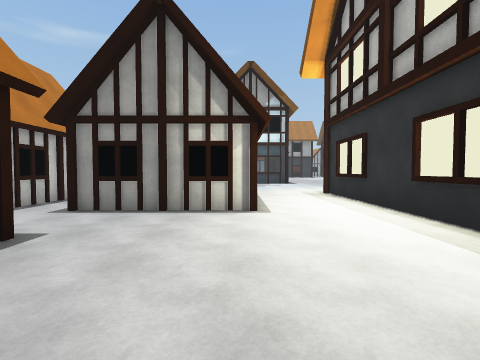
[1] (above)

18 first-person views from a walk through a Unity game level. The camera is 1.5 m above the floor, tilts 2° down and sees 85° across. The floor is counted in squares, 2 m on a side. Each view is taken from the middle of a square. On the plan, view 1 faces up. The plan holds only what a view shows up to about 9 squares ahead; the rest is blank. The place goes on beyond the plan. The player character is not drawn. Surface patterns are stand-ins for the level's own textures.

[2]
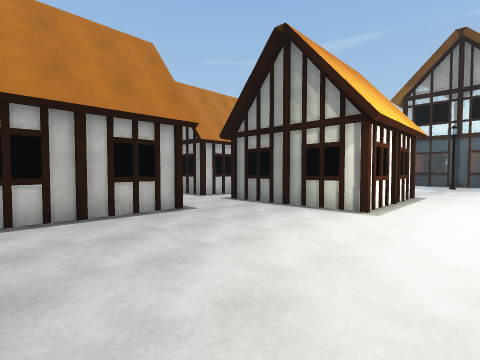

[3]
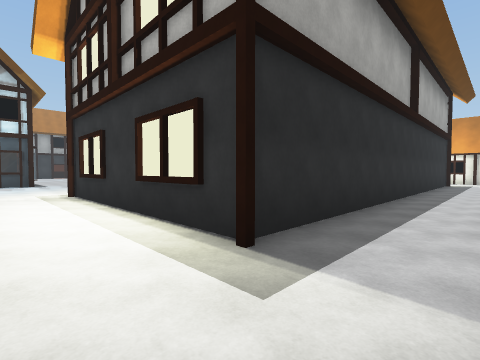

[4]
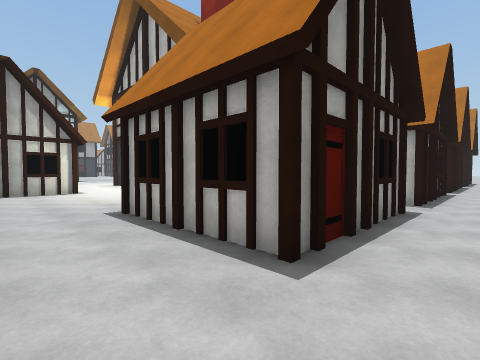

[5]
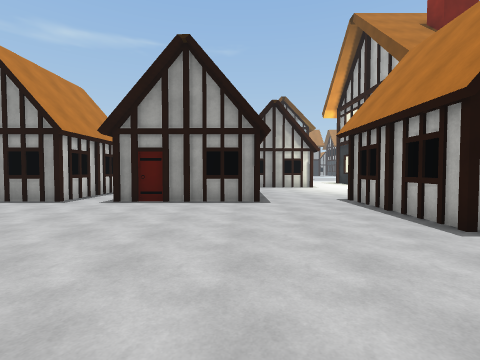

[6]
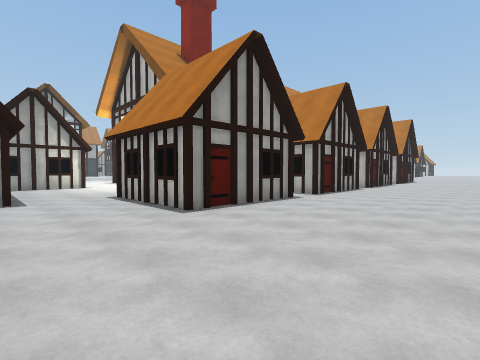

[7]
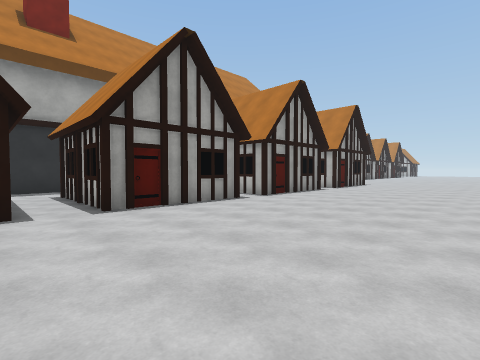

[8]
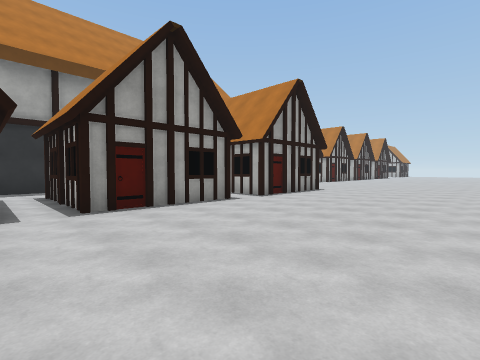

[9]
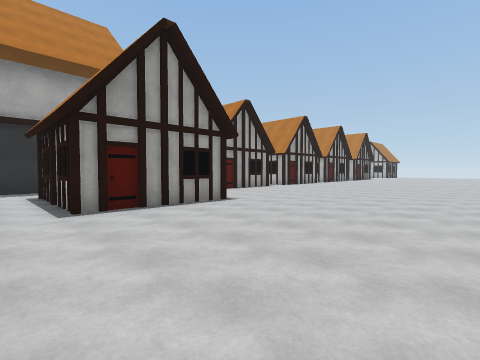

[10]
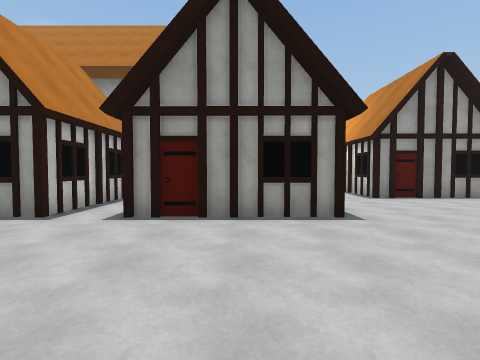

[11]
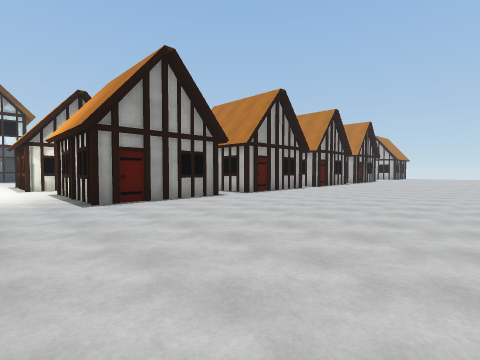

[12]
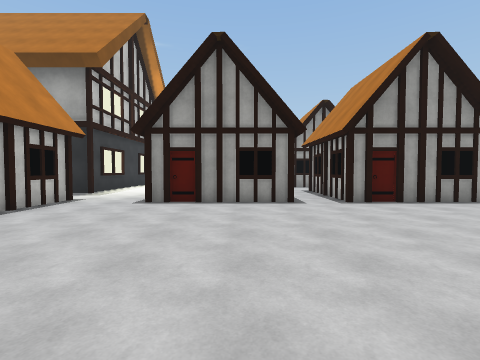

[13]
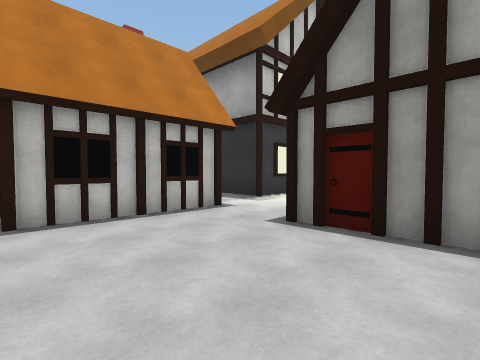

[14]
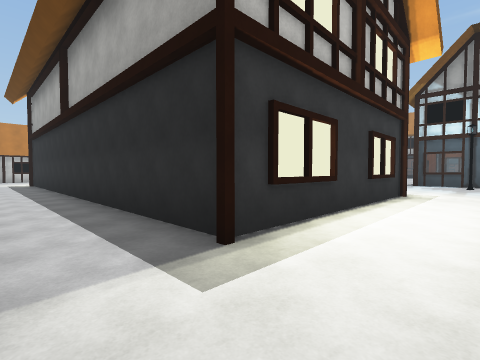

[15]
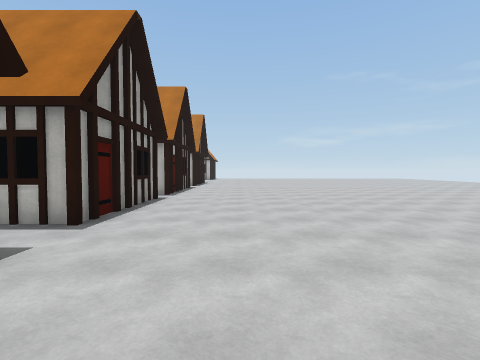

[16]
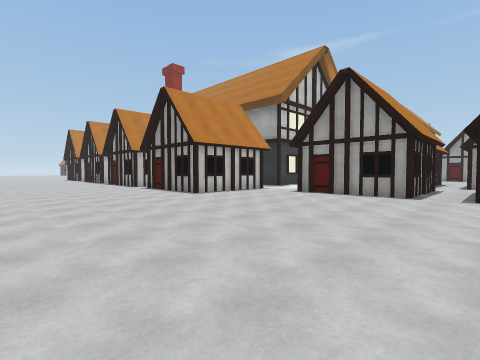

[17]
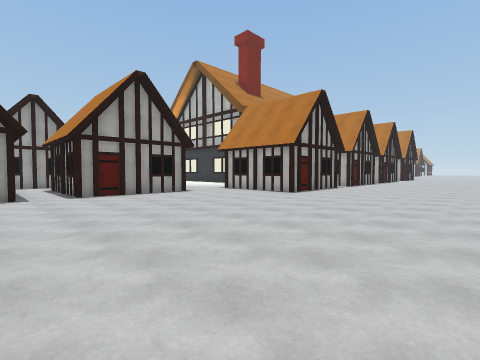

[18]
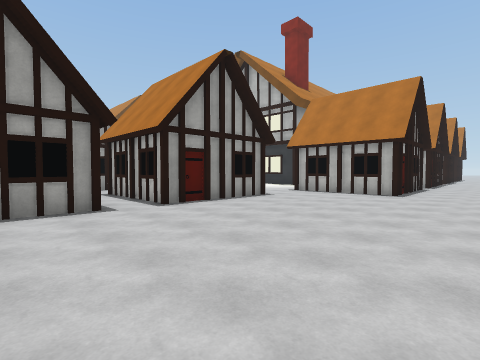

### Floor plan
Key: @ floor where view 1 was taken; # wall or solid block; . floor; H house; O other object.
Columns run from 9 left of view 1 to 27 right of it. Each row starts with its distance up from view 1.
 12           ..
 11          ....             ..
 10          ....             ...
  9          ....             ...
  8     H    H..#             #.O
  7     #    #..#            ##..
  6     #.   #..#            #...
  5    ##.####..#            #...
  4      .......#            ##...
  3    #  H.....#             #...    H
  2  #H#  #.....###############..#  H.#
  1  #.#  #......................#  #.#
  0 ##.####..@...........H..H....#  H.#
 -1 .........#   .#   .   ..  #..........
 -2 .........#   .#   .   ..  #..........
 -3 .........H  H.#  HH   H.  #H.........
 -4 .....................H...............
 -5 .....................................
 -6 .....................................
 -7  ....................................
 -8  ....................................
 -9  ..................................

Positions as (right, up) in squares from view 1, and headings:
1: (0, 0), facing up
2: (2, 0), facing up-left
3: (1, 0), facing up-right
4: (-2, -5), facing up-right
5: (-3, -7), facing up
6: (-3, -8), facing up-right
7: (3, -9), facing up-right
8: (8, -9), facing up-right
9: (13, -9), facing up-right
10: (16, -8), facing up
11: (18, -7), facing up-right
12: (22, -7), facing up
13: (22, -4), facing up-left
14: (19, 0), facing up-left
15: (21, -3), facing right
16: (25, -9), facing up-left
17: (-8, -9), facing up-right
18: (-9, -6), facing up-right
